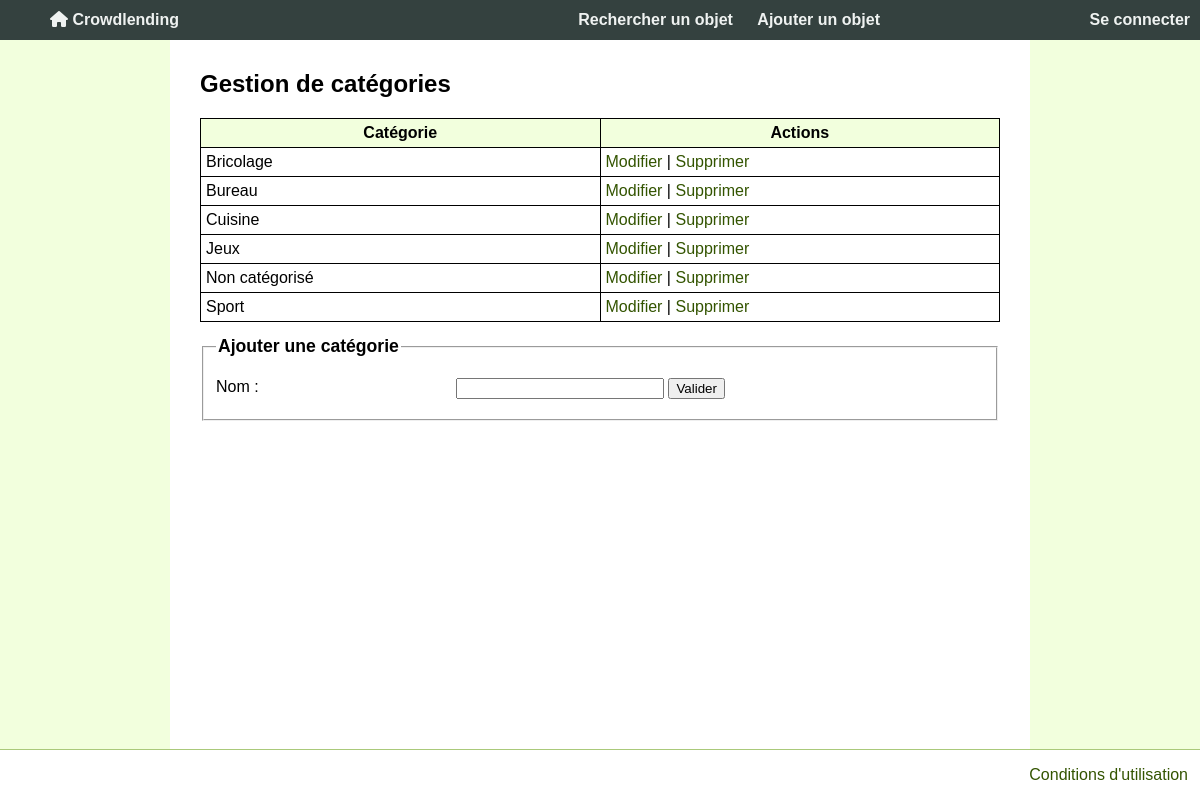
/gestionCategories.php, run on the app's committed database.
### tables this page shows
CREATE TABLE Categorie
(
  idCategorie INT PRIMARY KEY NOT NULL AUTO_INCREMENT,
  nom VARCHAR(200) NOT NULL UNIQUE
);

### gestionCategories.php (the view, shortened to what this page needs)
<?php require "header.php" ?>
<?php $response = $bdd->query('SELECT * FROM Categorie'); ?>
<section>
	<h1>Gestion de catégories</h1>
	<table>
		<thead>
			<tr>
				<th>Catégorie</th>
				<th>Actions</th>
			</tr>
		</thead>
		<tbody>
			<?php
				while($categories = $response->fetch()){
					echo '<tr><td>' . $categories['nom'] . '</td>'
						. '<td><a href="gestionCategories.php?idCat=' . $categories['idCategorie'] . '">Modifier</a>'
						. ' | <a href="gestionCategories.php?idCatDelete=' . $categories['idCategorie'] . '" '
						. 'onclick="return confirm(\'Êtes-vous sûr de vouloir supprimer cette catégorie?\');">Supprimer</a></td></tr>';
				}
			?>
		</tbody>
	</table>
	<form name="Form" action="gestionCategories.php" method="post">
		<fieldset>
			<?php
				if(isset($_GET['idCat'])){
					echo '<legend><h2>Modifier une catégorie</h2></legend>';
				}else{
					echo '<legend><h2>Ajouter une catégorie</h2></legend>';
				}
			?>
			<div>
				<label>Nom :</label>
				<input type="text" name="nomCategorie" style="width : 200px;"
					<?php
						if(isset($_GET['idCat'])){
							echo ' value="' . $catModif['nom'] . '" ';
						}
					?>
				required="true" />
				<input type="submit" value="Valider" />
			</div>
		</fieldset>
	</form>
</section>
<?php require "footer.php" ?>

### style/style.css (style rules this page uses)
html { height: 100%; width: 100%; margin:0px; padding: 0px; }
body { margin:0px; padding: 0px; width: 100%; font-family: Arial, Verdana, Geneva, sans-serif; background-color: #f2ffdd; min-height:100vh; display:flex; flex-direction:column; }
section { flex-grow: 1; padding: 30px; margin: auto; width: 800px; background-color: white; padding-top: 50px; }
a, a:visited { color:#335400; text-decoration: none; }
table { table-layout: fixed; width:100%; border-collapse: collapse; }
table, th, td { border: 1px solid black; }
th { background-color:#f2ffdd; }
th, td { padding: 5px; }
h1 { font-size: 1.5em }
h2 { font-size: 1.1em }
label { float: left; width: 15em; text-align: left; }
input, textarea, select { text-align: left; margin-bottom: 10px; }

### data on the page
categorie: nom "Bricolage"
categorie: nom "Bureau"
categorie: nom "Cuisine"
categorie: nom "Jeux"
categorie: nom "Non catégorisé"
categorie: nom "Sport"
